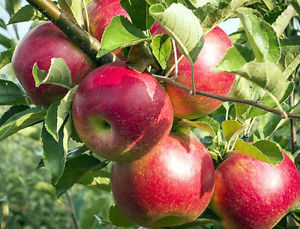
#> input picture ML_Proj_Data/test/apple/apple_77.jpg, 300 x 229 px, found by its file name; its folder holds only this picture in this run
$ jupyter execute --allow-errors test_model_nb.ipynb
#> lines starting #> are read from the running program, lines starting #| are printed output that depends on the picture
#> in read_img_data, img is the input picture: PIL image 300x229 RGB; mean R, G, B 139.6, 113, 78.2
# Setup

[cell 1]
# import libs
import pandas as pd
import numpy as np
import tensorflow as tf
import matplotlib.pyplot as plt
import os
import seaborn as sns
import cv2
from PIL import Image
from keras.callbacks import CSVLogger
from keras.callbacks import EarlyStopping
from datetime import datetime
from sklearn.model_selection import train_test_split

# Global Variables

[cell 2]
# Global variables
channel_dict = {
    'RGB' : 3,
    'RGBcanny' : 4,
    'Grayscale' : 1,
    'Canny' : 1
}

fruit_array = ["apple","banana", "orange", "mixed"]

# Instanced Variables

[cell 3]
# Set Variables
img_size = 64 #16
epochs = 64
batchsize= 10
validation_split=0.1

# Model Variant- See Function Definitions (Model Augmentation)
var_model = 'Else' #'001'

# Data Variant- See \ML_Proj_Data\train
var_data = '01EDIT' #'00BASE' #'02EDIT'

# Augmentation Variant- See
var_aug= ['RGBcanny', None] #'RGB' # 'RGBcanny' # 'Grayscale' # 'Canny'


# Automatic Variables
model_data_id = '[{model}]-[{data}]-[{imgaug01}]-[{imgaug02}]'.format(
    model=var_model,
    data=var_data,
    imgaug01=var_aug[0],
    imgaug02=var_aug[1])
channels=channel_dict[var_aug[0]]

# Functions

## Function Definitions (Image Augmentation)

[cell 4]
def first_augmentation_step(first_aug, img):
    '''
    For pre-processing image channels- Edge maps, color, etc.
    ALWAYS accept and return a PIL image
    ALWAYS return a PIL image, even if preprocessing with CV2
    '''
#> called with first_aug = 'RGBcanny'

    if  first_aug=='RGB':
        return img

    elif first_aug=='RGBcanny':
        #convert to np ndarray
        PIL_array = np.array(img)

        ## debugging
        # print(type(PIL_array)) #np.ndarray
        # print(PIL_array.shape) #349,3

        cv2_image = cv2.cvtColor(PIL_array, cv2.COLOR_RGB2BGR)
        gray = cv2.cvtColor(cv2_image, cv2.COLOR_BGR2GRAY) #convert to grayscale
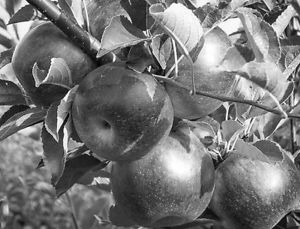
#> gray: shape (229, 300); min 1, max 255, mean 117
        blurred = cv2.GaussianBlur(gray, (5, 5), 0)
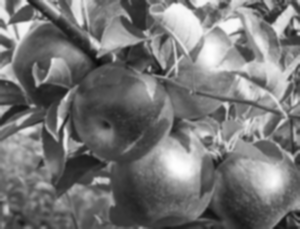
#> blurred: shape (229, 300); min 9, max 254, mean 117
        edges = cv2.Canny(blurred, 30, 100)
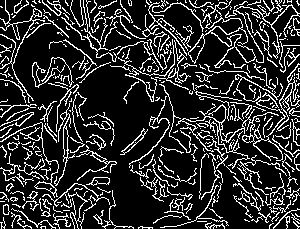
#> edges: shape (229, 300); 18.4% white in thin lines or dots

        ## debugging
        # print(type(edges)) #np.ndarray
        # print(edges.shape) #349,

        final_img_array = np.dstack((PIL_array, edges))
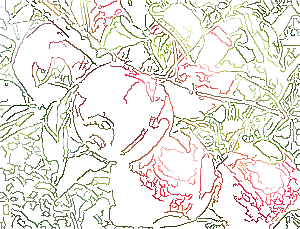
#> final_img_array: shape (229, 300, 4); mean R, G, B, A 139.6, 113, 78.2, 47; transparent parts drawn white
        RGBwMap = Image.fromarray(final_img_array)
        return RGBwMap

    elif first_aug=='Grayscale':
        PIL_array = np.array(img)

        # need this line in case the image type is 'P'
        # error:
            # Invalid number of channels in input image:
            # >     'VScn::contains(scn)'
            # > where
            # >     'scn' is 1
        cv2_image = cv2.cvtColor(PIL_array, cv2.COLOR_RGB2BGR)
        gray = cv2.cvtColor(cv2_image, cv2.COLOR_BGR2GRAY)

        #final_img_array = cv2_image.numpy()
        grayscale = Image.fromarray(cv2_image)

        return grayscale

    elif first_aug=='Canny':
        PIL_array = np.array(img)

        cv2_image = cv2.cvtColor(PIL_array, cv2.COLOR_RGB2BGR)
        gray = cv2.cvtColor(cv2_image, cv2.COLOR_BGR2GRAY) #convert to grayscale

        blurred = cv2.GaussianBlur(gray, (5, 5), 0)
        edges = cv2.Canny(blurred, 30, 100)

        canny = Image.fromarray(edges)
        return canny

    else:
        print('ERROR: No image augmentation selected!')

[cell 5]
def second_augmentation_step(second_aug, img):
    '''
    For pre-processing image loci- translation, rotation, zooming, flipping
    ALWAYS accept and return a PIL image
    '''
    if second_aug=='test':
        print('Testing image augmentation')
        return img
    else:
        return img

## Function Definitions (Model Augmentation)

[cell 6]
def create_model(input_dimension=224, channels=3, model_type=None, num_classifications=4):
    '''
    Create a model
    Use 'flatten' or 'pooling' depending on settings
    '''
    model = tf.keras.Sequential()
    num_classifications=num_classifications

    if model_type=='000':
        # engel test
        model.add(tf.keras.layers.Conv2D(
            filters = 64,
            kernel_size = (3,3),
            activation = 'relu',
            input_shape = (input_dimension,input_dimension,channels)))
        model.add(tf.keras.layers.MaxPooling2D((2,2),(2,2)))
        model.add(tf.keras.layers.Conv2D(
            filters = 64,
            kernel_size = (3,3),
            activation = 'relu',
            input_shape = (input_dimension,input_dimension,channels)))
        model.add(tf.keras.layers.MaxPooling2D((2,2),(2,2)))

        model.add(tf.keras.layers.GlobalAveragePooling2D())
        model.add(tf.keras.layers.Dense(units=128, activation='relu'))

    elif model_type=='001':
        # engel edit
        model.add(tf.keras.layers.Conv2D(
            filters = 32,
            kernel_size = (3,3),
            activation = 'relu',
            input_shape = (input_dimension,input_dimension,channels)))
        model.add(tf.keras.layers.Conv2D(
            filters = 32,
            kernel_size = (3,3),
            activation='relu'))
        model.add(tf.keras.layers.MaxPooling2D((2,2),(2,2)))

        model.add(tf.keras.layers.Conv2D(32, (3,3), activation='relu'))
        model.add(tf.keras.layers.Conv2D(32, (3,3), activation='relu'))
        model.add(tf.keras.layers.MaxPooling2D((2,2),(2,2)))

        model.add(tf.keras.layers.GlobalAveragePooling2D())
        model.add(tf.keras.layers.Dense(units=128, activation='relu'))
        model.add(tf.keras.layers.Dense(units=64, activation='relu'))

    elif model_type=='002':
        # cherwah's recommendation on kernel size
        model.add(tf.keras.layers.Conv2D(
            filters = 32,
            kernel_size = (7,7),
            activation = 'relu',
            input_shape = (input_dimension,input_dimension,channels)))
        model.add(tf.keras.layers.Conv2D(
            filters = 32,
            kernel_size = (5,5),
            activation='relu'))
        model.add(tf.keras.layers.Conv2D(
            filters = 32,
            kernel_size = (5,5),
            activation='relu'))
        model.add(tf.keras.layers.MaxPooling2D((2,2),(2,2)))

        model.add(tf.keras.layers.Conv2D(32, (3,3), activation='relu'))
        model.add(tf.keras.layers.Conv2D(32, (3,3), activation='relu'))
        model.add(tf.keras.layers.MaxPooling2D((2,2),(2,2)))

        model.add(tf.keras.layers.GlobalAveragePooling2D())
        model.add(tf.keras.layers.Dense(units=128, activation='relu'))
    else:
        # ref- engel model
        model.add(tf.keras.layers.Conv2D(
            filters = 32,
            kernel_size = (3,3),
            activation = 'relu',
            input_shape = (input_dimension,input_dimension,channels)))
        model.add(tf.keras.layers.Conv2D(
            filters = 32,
            kernel_size = (3,3),
            activation='relu'))
        model.add(tf.keras.layers.MaxPooling2D((2,2),(2,2)))

        model.add(tf.keras.layers.Conv2D(32, (3,3), activation='relu'))
        model.add(tf.keras.layers.Conv2D(32, (3,3), activation='relu'))
        model.add(tf.keras.layers.MaxPooling2D((2,2),(2,2)))

        model.add(tf.keras.layers.GlobalAveragePooling2D())
        model.add(tf.keras.layers.Dense(units=128, activation='relu'))

    # Final layer
    # 4 classifications- Apple, Banana, Orange, Mixed
    model.add(tf.keras.layers.Dense(units=num_classifications, activation='softmax'))
    model.compile(loss='categorical_crossentropy',
                  optimizer='adam',
                  metrics=['accuracy'])

    return model

## Function Definitions (General)

[cell 7]
# define func

def show_image(X_train,index):
    '''
    Display the image at the specific index of the reshaped array
    '''
    if not index  < X_train.shape[0]:
        print("Array does not contain your desired image index.")
    image_array = X_train[index]
    image = Image.fromarray(np.uint8(image_array))
    image.show()

def prep_train_data(subfolder_name, desired_size, var_aug_type):
    new_size = desired_size
    paths = []

    for fruit in fruit_array:
        paths.append('ML_Proj_Data/train/{subfolder}/{fruit}'.format(subfolder=subfolder_name,fruit=fruit))

    return prep_data(paths,new_size,var_aug_type)

def prep_test_data(desired_size, var_aug_type):
    new_size = desired_size
    paths = []

    for fruit in fruit_array:
        paths.append('ML_Proj_Data/test/{fruit}'.format(fruit=fruit))

    return prep_data(paths,new_size, var_aug_type)

def prep_data(paths, desired_size, var_aug_type):
    '''
    Pre-process all images in each of the 4 paths.
    '''
    new_size = desired_size

    for i in range(len(paths)):
        data = read_img_data(paths[i],new_size, var_aug_type)

        #test if it works by showing image
        # show_image(data,0)
        # show_image(data,1)

        try:
            # concatenate if initialized
            X = np.concatenate((X,data))
        except:
            # initialize if not
            X = data

        y_onehots = map_type_to_onehot(paths[i], data.shape[0])
        try:
            y = np.concatenate((y,y_onehots))
        except:
            y = y_onehots

    return X,y

def map_type_to_onehot(file_path, n_rows):
    '''
    Map the type of image to digit.
    Takes in a specific file path.
    Returns a onehot encoded 1D array.
    '''
    y_onehot = [0]*4
    fruit_onehot_dict =	{
    "apple": [1,0,0,0],
    "banana": [0,1,0,0],
    "orange": [0,0,1,0],
    "mixed": [0,0,0,1]
    }

    normalized_path = file_path.replace('\\','/')
    segments = normalized_path.split('/')
    final_segment = segments[-1]

    if '.jpg' in final_segment:
        # incorrect path structure but handle it anyway
        prefix = final_segment.split('_')[0]
    else:
        prefix = final_segment

    if prefix in fruit_onehot_dict:
        y_onehot =  fruit_onehot_dict[prefix]

    y_onehots = [y_onehot] * n_rows
    # convert python list to numpy array
    # as keras requires numpy array
    return np.array(y_onehots)

def read_img_data(path, desired_size, var_aug_type):
    '''
    Loops through every file in a specific path
    Opens, pre-processes, and adds each image to X_train
    '''

    for file in os.listdir(path):
        if file[0] == '.':  # skip hidden files
            continue

        img = Image.open("{path}/{file}".format(path=path,file=file))
        img = preprocess_image(img, desired_size, var_aug_type)

        try:
            # concatenate every subsequent img to x_train after it has been initialized at (i=0)
            X_train = np.concatenate((X_train, img))
        except:
            # initialize x_train and assign img to it as the first value if it does not exist (i=0)
            X_train = img

            #code for ndim canny map in channels in np.reshape
            channels=channel_dict[var_aug_type[0]]

    # returns the entire folder of images as a single array

    return np.reshape(X_train, (-1,desired_size,desired_size,channels))


def preprocess_image(img, desired_size, var_aug_type):
    '''
    Pre-process specific image object ONLY.
    Convert to RGB to reduce unnecessary features (remove alpha, ndim 4-> 3) and increase training speed.
    (!) must be for looped!
    '''
    # new 2D image size
    new_size = (desired_size,desired_size)

    # remove alpha channel
    if img.mode in ('RGBA', 'LA') or (img.mode == 'P' and 'transparency' in img.info):
        #convert to RGBA to use alpha_composite function
        img = img.convert('RGBA')
        bg = Image.new('RGBA',img.size, (255, 255, 255))

        bg.alpha_composite(img, (0,0))
        img = bg.convert('RGB')

        if img.mode != 'RGB':
            img = img.convert('RGB')

    img_aug1 = first_augmentation_step(first_aug=var_aug_type[0], img=img)

    resized_img = img_aug1.resize(new_size)
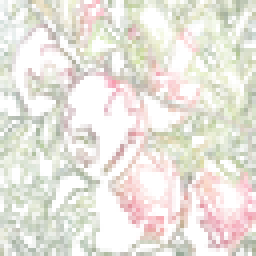
#> resized_img: PIL image 64x64 RGBA (shown 4 times larger); mean R, G, B, A 114.3, 97.4, 64.4, 48.2; transparent parts drawn white

    img_aug2 = second_augmentation_step(second_aug=var_aug_type[1], img=resized_img)

    return img_aug2

def save_model(model, path_fragment):
    path = 'ML_Proj_Data/model/{pathfragment}'.format(pathfragment=path_fragment)
    model.save(path)

def load_model(path_fragment):
    path = 'ML_Proj_Data/model/{pathfragment}'.format(pathfragment=path_fragment)
    return tf.keras.models.load_model(path)

def test_model(model, X_test, y_test):
    return model.evaluate(x=X_test, y=y_test)
